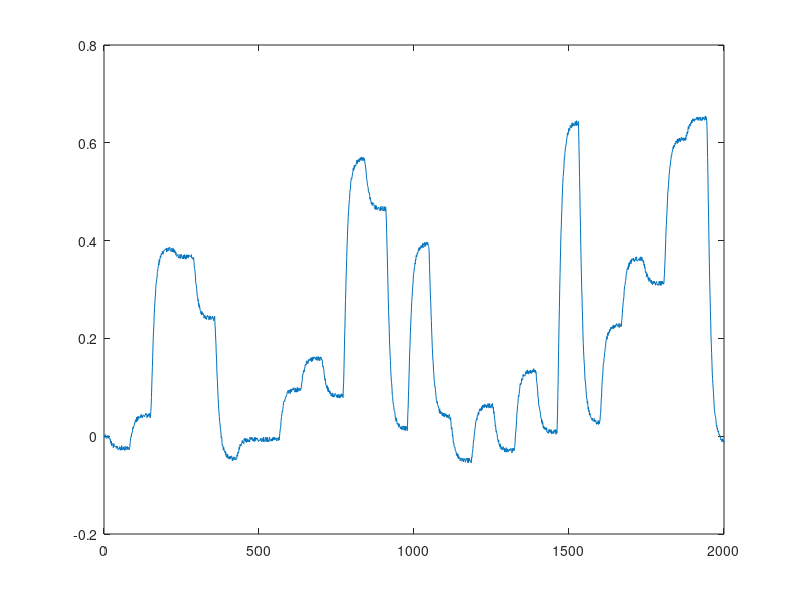

Here is the MATLAB script that generated this plot: (Note: this script raises an error after producing the figure.)
% clear all
dane_ucz = importdata("danedynucz45.txt");
dane_wer = importdata("danedynwer45.txt");

y_ucz = dane_ucz(:,2);
u_ucz = dane_ucz(:,1);

y_wer = dane_wer(:,2);
u_wer = dane_wer(:,1);

%Zmienne 
n = 3; %rząd dynamiki
s = 4; %rząd wielomianu


kmax = length(y_ucz);
kmin = 1+n;

%Tworzenie macierzy M
M=ones(length(dane_ucz)-n, 2*n*s);
for i=1:n
    for j=1:s
        M(:,s*i-s+j)= u_ucz((n-(i-1)):(kmax-i),1).^j;
        M(:,s*i-s+j+n*s)=y_ucz((n-(i-1)):(kmax-i),1).^j;
    end
end


%Obliczenie parametrów modelu
Y = y_ucz(n+1:kmax,:);
W = M \ Y;



y_ucz_rek = zeros(kmax,1);
y_wer_rek = zeros(kmax,1);

M_ucz_no_rek = zeros(kmax,1);
M_wer_no_rek = zeros(kmax,1);
M_ucz_rek = zeros(kmax,1);
M_wer_rek = zeros(kmax,1);


%iniclalizacja pierwszych wyrazów
for i = 1:n
   y_ucz_rek(i) = y_ucz(i);
   y_wer_rek(i) = y_wer(i);
end


%Liczenie wartości modelu
i_u = 1;
i_y = 1;
for k = kmin:kmax
   for nk = 1:n
        for sk = 1:s
            M_ucz_no_rek(k,i_u) = u_ucz(k-nk)^sk;
            M_wer_no_rek(k,i_u) = u_wer(k-nk)^sk;
            M_ucz_rek(k,i_u) = u_ucz(k-nk)^sk;
            M_wer_rek(k,i_u) = u_wer(k-nk)^sk;
            i_u = i_u + 1;
        end
   end 
   for nk = 1:n
        for sk = 1:s
            M_ucz_no_rek(k,i_y+n*s) = y_ucz(k-nk)^sk;
            M_wer_no_rek(k,i_y+n*s) = y_wer(k-nk)^sk;
            M_ucz_rek(k,i_y+n*s) = y_ucz_rek(k-nk)^sk;
            M_wer_rek(k,i_y+n*s) = y_wer_rek(k-nk)^sk;
            i_y = i_y + 1;
        end
   end
   i_u = 1;
   i_y = 1;
   y_ucz_rek(k) = M_ucz_rek(k,:)* W;
   y_wer_rek(k) = M_wer_rek(k,:)* W;
end
y_ucz_no_rek =  M_ucz_no_rek * W;
y_wer_no_rek = M_wer_no_rek * W;


%Liczenie błędu uczącego
Y = y_ucz(n+1:kmax,:);
error_ucz_rek = (norm(y_ucz_rek(n+1:kmax,:)-Y()))^2;
error_ucz_no_rek = (norm(y_ucz_no_rek(n+1:kmax,:)-Y()))^2;

% %Liczenie błędy weryfikacyjnego
Y_wer = y_wer(n+1:kmax,:);
error_wer_rek = (norm(y_wer_rek(n+1:kmax,:)-Y_wer()))^2;
error_wer_no_rek = (norm(y_wer_no_rek(n+1:kmax,:)-Y_wer()))^2;


%Wykres dane uczące
figure;
plot(y_ucz);
hold on;
title("Wyjście modelu nieliniowego na tle danych uczących," + ...
    " Rząd = "+ n + newline + "Stopień = " +s+  " Błąd rekurencji = " + error_ucz_rek + "   Błąd bez rekurencji = " + error_ucz_no_rek);
xlabel("k");
ylabel("");
plot(y_ucz_no_rek, 'Color',[1.0 0.0 0.2]);
plot(y_ucz_rek,'Color',[0.0 0.4 0.2]);
legend("Wyjście danych uczących", "Model bez rekurencji", "Model z rekurencją", 'Location','best');
hold off;
name1 = "przebieg_na_tle_danych_ucz_rz_"+n+"_st_"+s;
% print(name1,'-dpng','-r400');


%Wykres dane weryfikujące
figure;
plot(y_wer);
hold on;
title("Wyjście modelu nieliniowego na tle danych weryfikujących," + ...
    " Rząd = "+ n + newline + "Stopień = " + s + " Błąd rekurencji = " + error_wer_rek + "   Błąd bez rekurencji = " + error_wer_no_rek);
xlabel("k");
ylabel("");
plot(y_wer_no_rek,'Color',[1.0 0.0 0.2]);
plot(y_wer_rek,'Color',[0.0 0.4 0.2]);
legend("Wyjście danych weryfikujących", "Model bez rekurencji", "Model z rekurencją", 'Location','best');
hold off;
name2 = "przebieg_na_tle_danych_wer_rz_"+n+"_st_"+s;
% print(name2,'-dpng','-r400');



